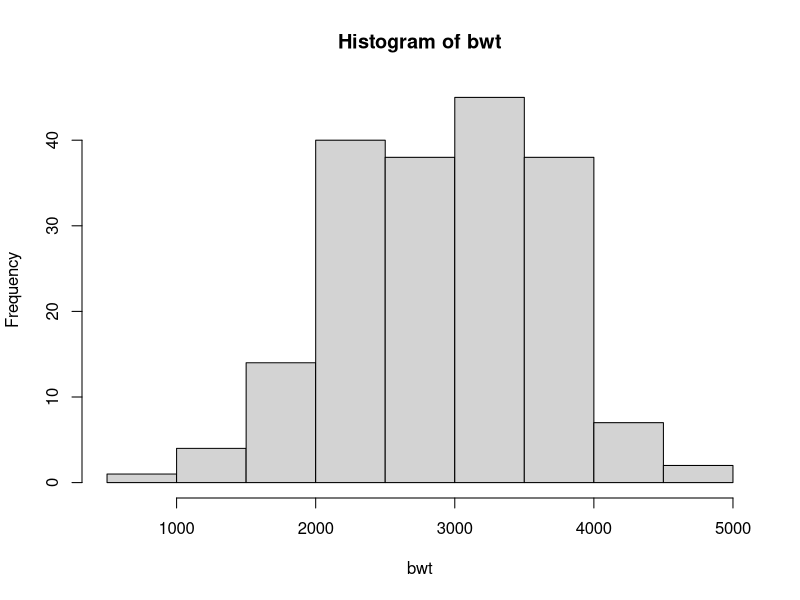
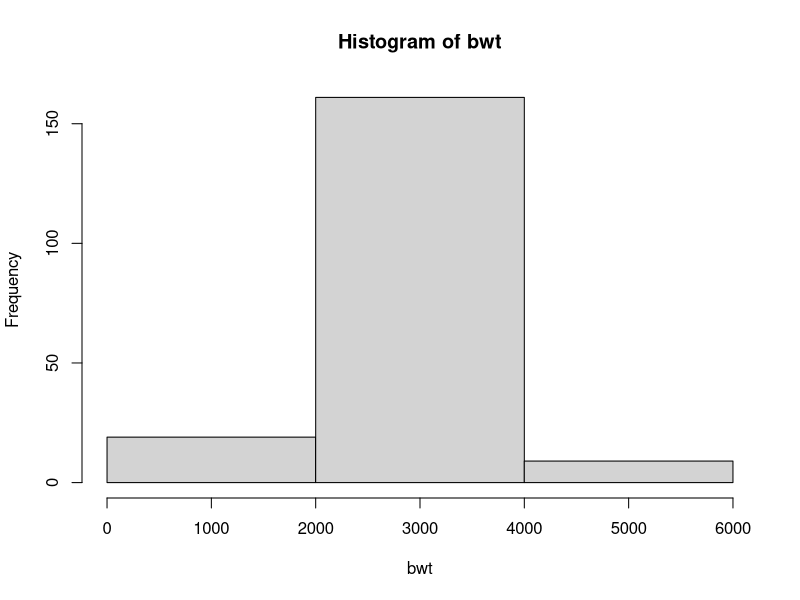
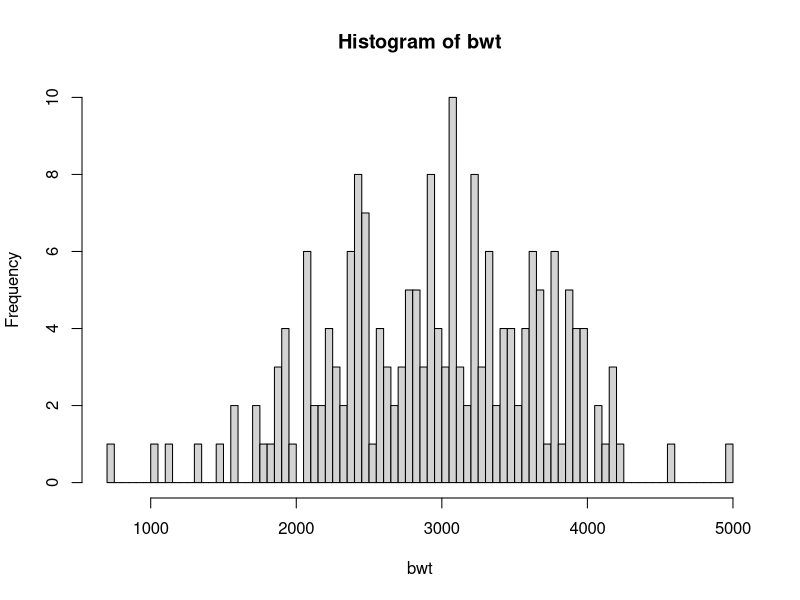
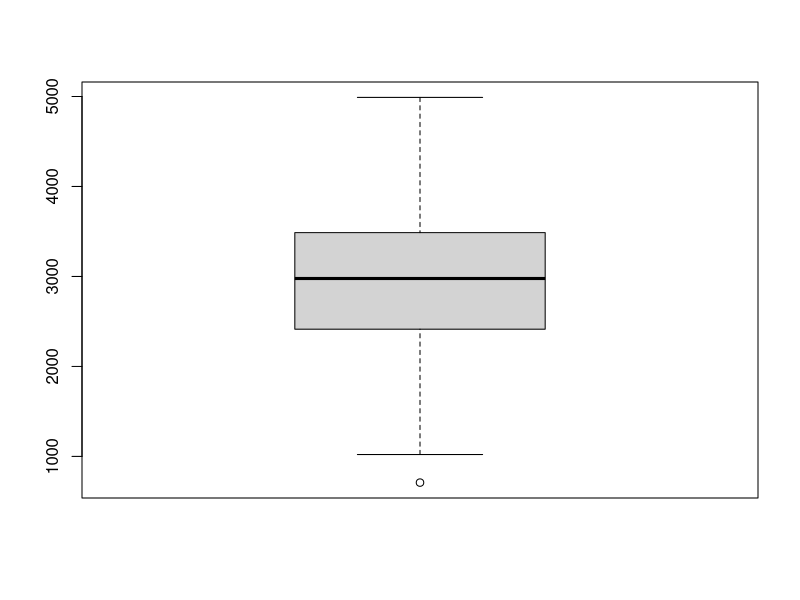
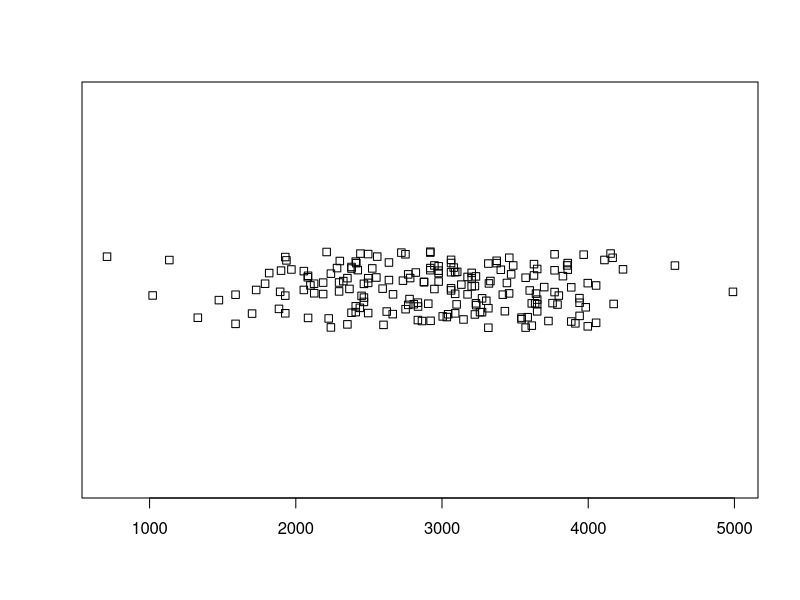
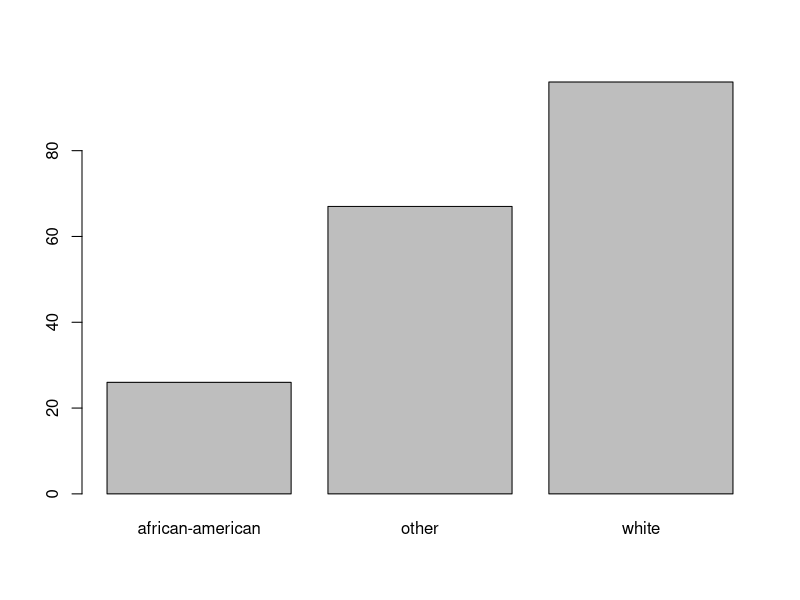
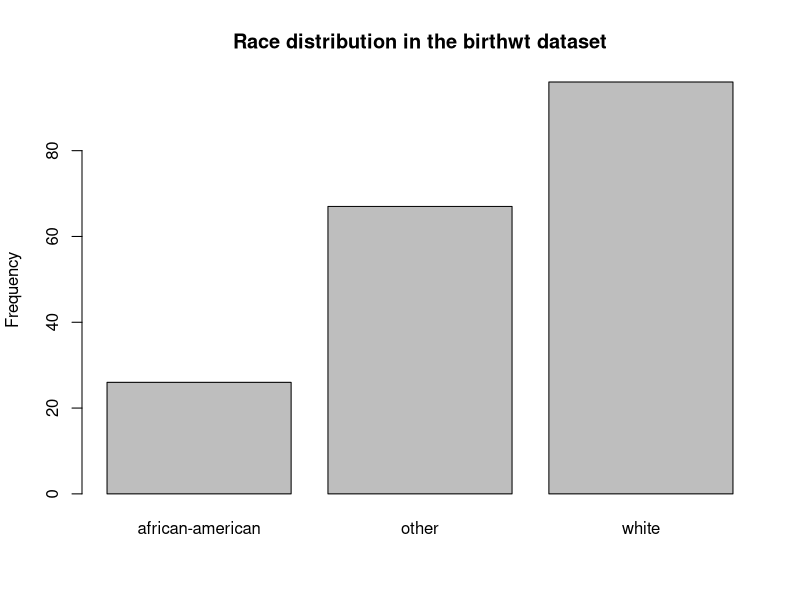
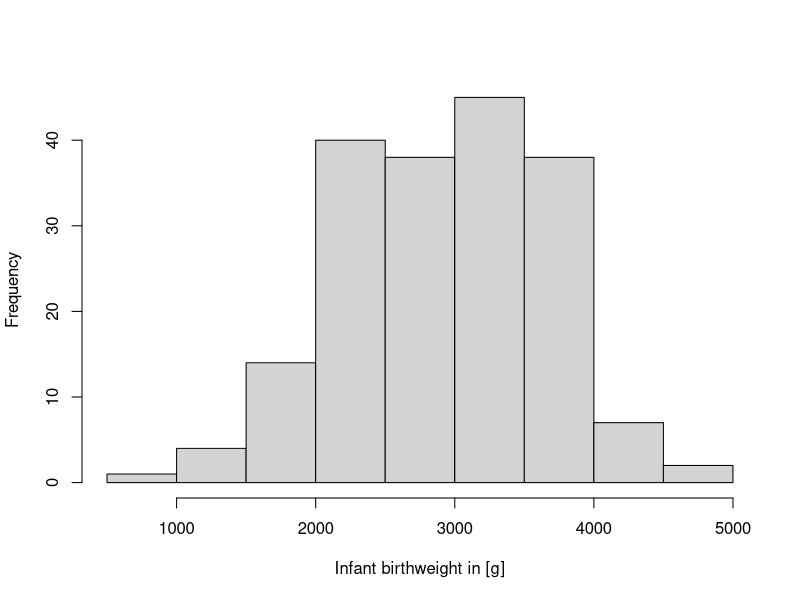

Source code (R) for these figures, in order:
## ---- chunk 1
birthwt <- read.csv("birthwt.csv", stringsAsFactors = TRUE)
## ---- chunk 2
summary(birthwt)
## ---- chunk 3
bwt <- birthwt$bwt
## ---- chunk 4
mean(bwt)
median(bwt)
## ---- chunk 5
sd(bwt)       # (empirical) standard deviation
var(bwt)      # (empirical) variance
range(bwt)    # c(min(x), max(x))
IQR(bwt)      # interquartile range
## ---- chunk 6
quantile(bwt)                       # default: quartiles 
quantile(bwt, probs = c(0.2,0.8))
## ---- chunk 7
cv <- sd(bwt)/mean(bwt)
cv
## ---- chunk 8
hist(bwt)                # default intervals
hist(bwt, breaks = 2)    # coarser intervals
hist(bwt, breaks = 100)  # finer intervals
## ---- chunk 9
boxplot(bwt)
## ---- chunk 10
stripchart(bwt, method = "jitter")
## ---- chunk 11
race <- birthwt$race
table(race)                 # absolute frequencies
table(race)/length(race)    # relative frequencies
barplot(table(race))
## ---- chunk 12
var(birthwt$ftv)/mean(birthwt$ftv)
## ---- chunk 13
barplot(table(race), ylab = "Frequency", main = "Race distribution in the birthwt dataset")
hist(bwt, xlab = "Infant birthweight in [g]", main =  "")
## ---- chunk 14
hist(birthwt$age, xlab = "Age of mother in years", main = "")
hist(birthwt$lwt, xlab = "Weight of mother in pounds", main = "")
barplot(table(birthwt$race), xlab = "Mother's race")
barplot(table(birthwt$smoke), xlab = "Did the mother smoke during pregnancy?")
barplot(table(birthwt$ht), xlab = "Mother with history of hypertension?")
barplot(table(birthwt$ftv), xlab = "Frequency of physician visits in first trimester")
hist(birthwt$bwt, xlab = "Birthweight in grams", main = "")
## ---- chunk 15
plot(birthwt$age, birthwt$bwt)
## ---- chunk 16
cor(birthwt$age, birthwt$bwt)
## ---- chunk 17
boxplot(bwt ~ race)
stripchart(bwt ~ race, method = "jitter")
## ---- chunk 18
(tab <- table(ht=birthwt$ht, smoke=birthwt$smoke))
## ---- chunk 19
mosaicplot(tab)
## ---- chunk 20
colnames(tab) <- paste0('smoke: ', colnames(tab))
rownames(tab) <- paste0('ht: ', rownames(tab))
dotchart(tab)
## ---- chunk 21
library(ggplot2)
ggplot(birthwt) + geom_bar(aes(x=smoke, fill = ht))
## ---- chunk 22
table(race=birthwt$race,ht=birthwt$ht)
boxplot(birthwt$age~birthwt$smoke)
plot(birthwt$ftv,birthwt$lwt, xlab = "Number of first trimester visits",
     ylab = "Mother's body weight in pounds")
## ---- chunk 23
animals <- MASS::Animals
plot(animals$body,animals$brain)
plot(animals$body,animals$brain, log = "xy")
## ---- chunk 24
subset(birthwt, ht == "yes")
## ---- chunk 25
idx <- findInterval(birthwt$ftv, c(-0.5,0.5,1.5)) 
catftv <- factor(c("never","once","several")[idx], ordered = TRUE)
head(catftv)
## ---- chunk 26
    plot(birthwt$lwt, birthwt$bwt, col = birthwt$smoke, 
         xlab = "Mother's weight in pounds",
         ylab = "Birth weight in grams",
         main = "Stratification by smoking status")
    legend("bottomright", legend = unique(as.character(birthwt$smoke)), 
           col = unique(as.numeric(birthwt$smoke)), pch = 1)
## ---- chunk 27
    smok <- subset(birthwt, smoke == "yes")
    plot(smok$age, smok$bwt, xlab = "Mother's age in years",
         ylab = "Birth weight in grams",
         main = "Association for smoking mothers")
## ---- chunk 28
    cpx <- subset(birthwt, ftv == 0 & age > 30)
    boxplot(cpx$bwt ~ cpx$smoke, xlab = "Smoking status during pregnancy",
            main = "Mothers over 30 without first trimester visit")
